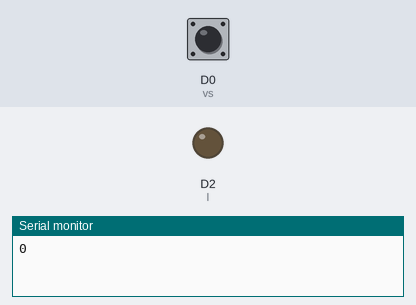
Recording of a sketch running on a simulated ESP8266 (Wemos D1 mini). Shown: output pins drawn as LEDs (lit = HIGH), the last lines printed to the serial monitor. Inputs (shaded band) come from the test bench; at power-on: D0 (vs) LOW. WiFi joins after 1.5 s; servers stay silent unless stated.

Above: at 2.7 s.
2.8 s: D0 (vs) pulsed HIGH 2 times (0.12 s each, 0.3 s apart)
At 4.0 s:
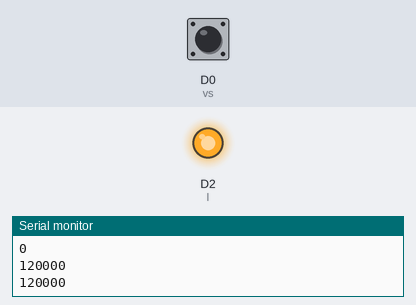
Timing chart, 0 to 5.8 s (numbered marks = the images above; inputs shaded):
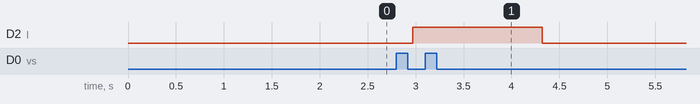

The sketch:

Untitled_nov21a.ino
```cpp
#include "arduino_secrets.h"
/*
  Sketch generated by the Arduino IoT Cloud Thing "Untitled"
  https://create.arduino.cc/cloud/things/2bf23eaf-840c-480e-afea-2c9a4c0a0425

  Arduino IoT Cloud Variables description

  The following variables are automatically generated and updated when changes are made to the Thing

  int vibration_sensor;
  bool led;

  Variables which are marked as READ/WRITE in the Cloud Thing will also have functions
  which are called when their values are changed from the Dashboard.
  These functions are generated with the Thing and added at the end of this sketch.
*/

#include "thingProperties.h"

int l = D2;
int vs =D0;

void setup() {
    pinMode(l, OUTPUT);
  pinMode(vs, INPUT);
  // Initialize serial and wait for port to open:
  Serial.begin(9600);
  // This delay gives the chance to wait for a Serial Monitor without blocking if none is found
  delay(1500);

  // Defined in thingProperties.h
  initProperties();

  // Connect to Arduino IoT Cloud
  ArduinoCloud.begin(ArduinoIoTPreferredConnection);

  /*
     The following function allows you to obtain more information
     related to the state of network and IoT Cloud connection and errors
     the higher number the more granular information you’ll get.
     The default is 0 (only errors).
     Maximum is 4
 */
  setDebugMessageLevel(2);
  ArduinoCloud.printDebugInfo();
}

void loop() {
  ArduinoCloud.update();
  // Your code here
  vibration_sensor = vibration();
    delay(50);
  Serial.println(vibration_sensor);
  if (vibration_sensor > 50){
    digitalWrite(l, HIGH);
  }
  else{
    digitalWrite(l, LOW);
  }

  if(vibration_sensor>5000){
    led = 1;
  }
  else{
    led = 0;
  }

}


/*
  Since VibrationSensor is READ_WRITE variable, onVibrationSensorChange() is
  executed every time a new value is received from IoT Cloud.
*/
void onVibrationSensorChange()  {

    vibration_sensor = vibration();
    delay(50);
    Serial.println(vibration_sensor);

  // Add your code here to act upon VibrationSensor change

}


int vibration(){
  int measurement=pulseIn (vs,HIGH);  //wait for the pin to get HIGH and returns measurement
  return measurement;
}
```

arduino_secrets.h
```cpp
#define SECRET_SSID ""
#define SECRET_OPTIONAL_PASS ""
#define SECRET_DEVICE_KEY ""
```

thingProperties.h
```cpp
// Code generated by Arduino IoT Cloud, DO NOT EDIT.

#include <ArduinoIoTCloud.h>
#include <Arduino_ConnectionHandler.h>

const char DEVICE_LOGIN_NAME[]  = "616aa56d-ead8-4c7e-a187-4fa1965072ec";

const char SSID[]               = SECRET_SSID;    // Network SSID (name)
const char PASS[]               = SECRET_OPTIONAL_PASS;    // Network password (use for WPA, or use as key for WEP)
const char DEVICE_KEY[]  = SECRET_DEVICE_KEY;    // Secret device password


int vibration_sensor;
bool led;

void initProperties(){

  ArduinoCloud.setBoardId(DEVICE_LOGIN_NAME);
  ArduinoCloud.setSecretDeviceKey(DEVICE_KEY);
  ArduinoCloud.addProperty(vibration_sensor, READ, 1 * SECONDS, NULL);
  ArduinoCloud.addProperty(led, READ, ON_CHANGE, NULL, 1);

}

WiFiConnectionHandler ArduinoIoTPreferredConnection(SSID, PASS);
```

Measured:
- after the input at 2.8 s, D2 (l): LOW → HIGH after 0.17 s, → LOW 1.4 s later
